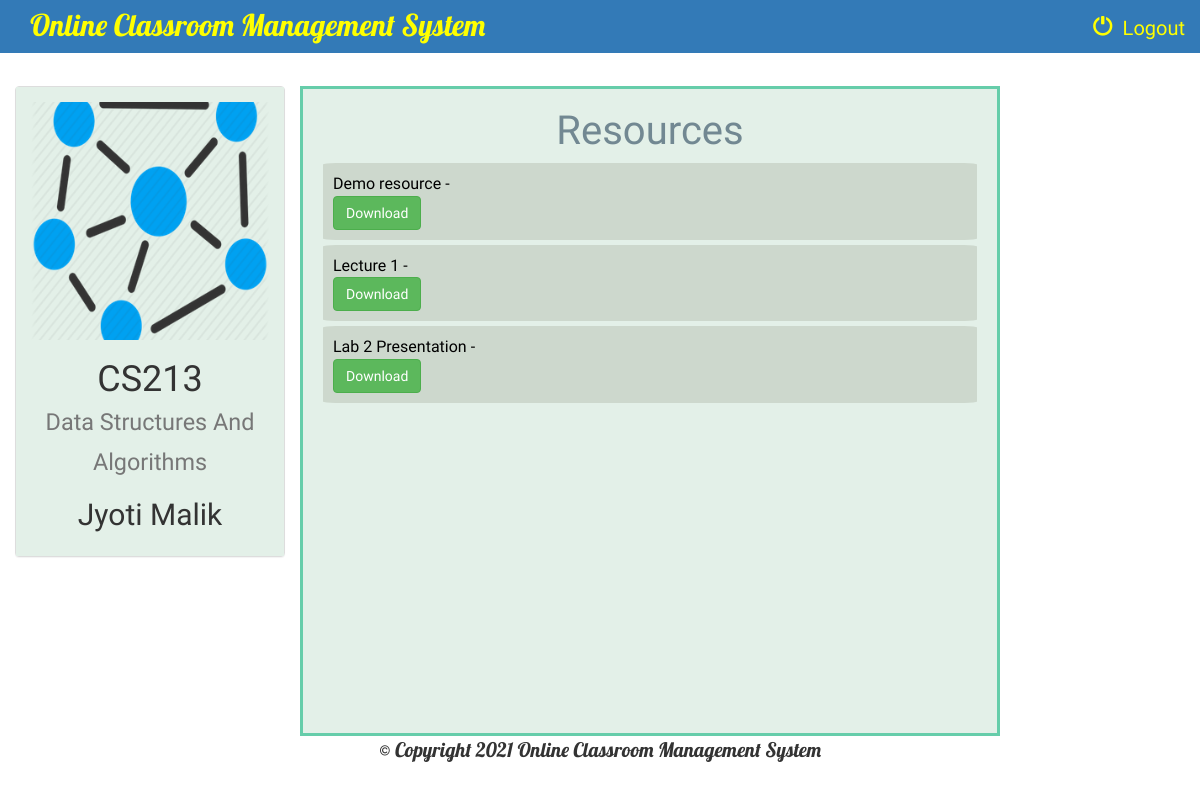
Screenshot of /course/1/view_resources/ (signed in) with the database file from the repository.
### instructor/models.py (models this page shows, shortened)
class Course(models.Model):
    name = models.CharField(max_length=100)
    code = models.CharField(max_length=100)
    instructor = models.ForeignKey(Instructor, on_delete=models.CASCADE)
    course_logo = models.FileField(default=1)

class Instructor(models.Model):
    user = models.ForeignKey(User,on_delete=models.CASCADE, default=1)
    name = models.CharField(max_length=100)
    information = models.CharField(max_length=1000,default=1)
    def __str__(self):
        return self.name

### course/models.py (models this page shows)
class Resources(models.Model):
    file_resource = models.FileField(default='')
    title = models.CharField(max_length=100)
    course = models.ForeignKey(Course, default=1, on_delete=models.RESTRICT)

### course/views.py (the view)
# urls.py: re_path(r'^(?P<course_id>[0-9]+)/view_resources/$', views.view_resources, name='view_resources'),
@login_required
def view_resources(request, course_id):
    course = Course.objects.get(id=course_id)
    resources = Resources.objects.filter(course=course)
    context = {
        'course' : course,
        'resources' : resources,
    }
    return render(request,'course/view_resources.html',context)

### course/templates/course/view_resources.html (shortened to what this page needs)
{% extends 'course/basic_page.html' %}
{% block body %}
<br>
<div class="container-fluid songs-container">
    <div class="row">
    <div class="col-sm-6 col-md-3">
            <div class="panel panel-default">
                <div class="panel-body" style="background-color: #e3f0e8;border: 0px solid #66cdaa;">
                    <a href="{% url 'course:detail' course.id %}">
                        {% if course.course_logo %}
                            <img src="{{ course.course_logo.url }}" class="img-responsive">
                        {% else %}
                            <h3>No image to display</h3>
                        {% endif %}
                    </a>
                    <h1 align="center">{{ course.code }}<br> <small>{{ course.name }}</small></h1>
                    <h2 align="center">{{ course.instructor }}</h2>
                </div>
            </div>
        </div>
        <div class="col-sm-7" style="position:fixed-righ; overflow-y: scroll; height:650px;border: 3px solid #66cdaa;background-color:#e3f0e8;color:black;font-family: 'Abhaya Libre';font-size:16px;">
        <h3 align="center"; style="text-align:center;font-family:Volkhov,cursive;font-size:40px;color: #728892">Resources</h3>
    {% for resource in resources reversed %}
            <div style="background-color:#CDD8CD; border-radius:2%;padding:10px; margin:5px">
        {{ resource.title }} -
                <div style="position:right">
        <a href="{{ resource.file_resource.url }}" style="text-align:right">
            <button type="submit" class="btn btn-success">Download</button>
        </a><br>
                    </div>
            </div>
    {% endfor %}
        </div>
</div>
</div>
{% endblock %}

### course/templates/course/basic_page.html (style rules this page uses)
a { color: yellow; }
body { background: url('') no-repeat center center fixed; background-size: cover; font-family: Ledger;font-size: 20px; }

### rows the page displays
Course: course_logo (picture), code "CS213", name "Data Structures And Algorithms", instructor "Jyoti Malik"
Resources: title "Demo resource"
Resources: title "Lecture 1"
Resources: title "Lab 2 Presentation"
